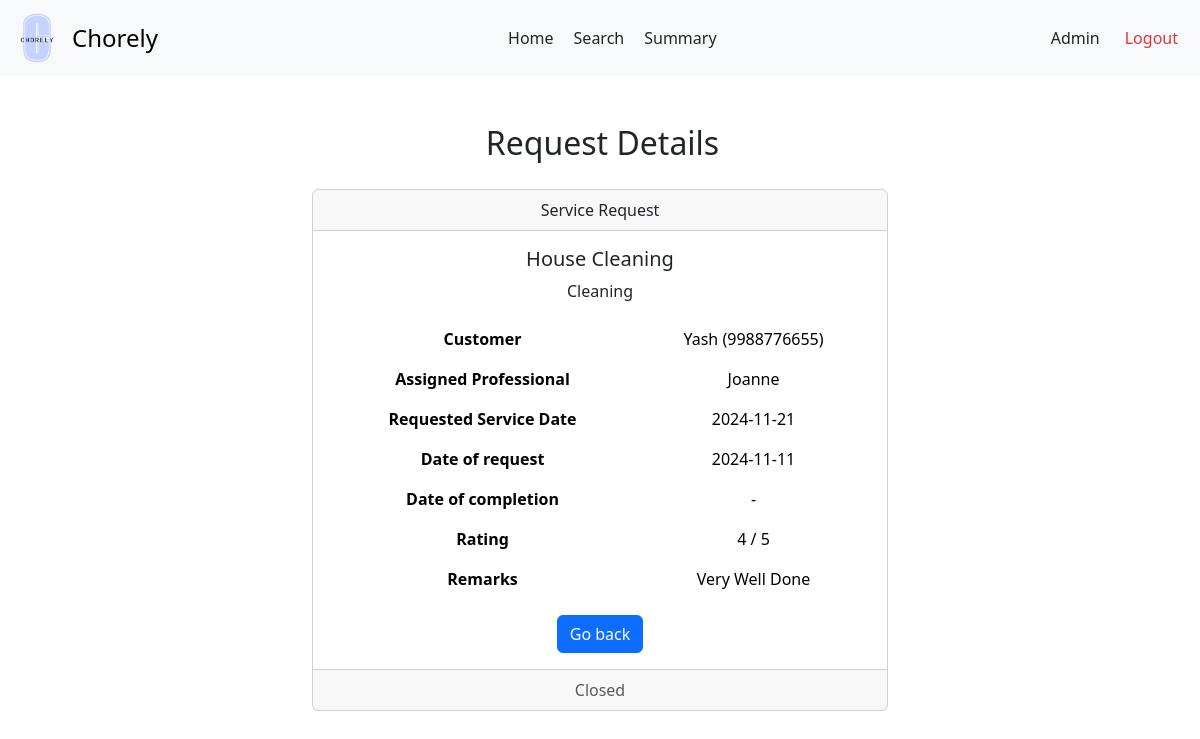
The app's page /admin/view/request/1 with its own data.
### backend/models.py (models this page shows)
class Services(db.Model):
    __tablename__ = 'Services'
    service_id = db.Column(db.Integer, primary_key=True, autoincrement=True)
    name = db.Column(db.String, nullable=False)
    description = db.Column(db.String)
    base_price = db.Column(db.Float, nullable=False)
    time_required = db.Column(db.Integer)
    category = db.Column(db.String)
    service_professionals = db.relationship('ServiceProfessionals', backref='service')
    service_requests = db.relationship('ServiceRequests', backref='service')

class Customers(db.Model):
    __tablename__ = 'Customers'
    customer_id = db.Column(db.Integer, primary_key=True, autoincrement=True)
    user_id = db.Column(db.Integer, db.ForeignKey('Users.user_id'), unique=True, nullable=False)
    name = db.Column(db.String)
    email = db.Column(db.String)
    address = db.Column(db.String)
    pin_code = db.Column(db.String)
    phone = db.Column(db.String)
    service_requests = db.relationship('ServiceRequests', backref='customer')

class ServiceProfessionals(db.Model):
    __tablename__ = 'ServiceProfessionals'
    professional_id = db.Column(db.Integer, primary_key=True, autoincrement=True)
    user_id = db.Column(db.Integer, db.ForeignKey('Users.user_id'), unique=True, nullable=False)
    service_id = db.Column(db.Integer, db.ForeignKey('Services.service_id'), nullable=False)
    experience_years = db.Column(db.Integer)
    profile_verified = db.Column(db.Boolean, default=False)
    name = db.Column(db.String, nullable = False)
    phone = db.Column(db.String)
    address = db.Column(db.String)
    pin_code = db.Column(db.String)
    service_requests = db.relationship('ServiceRequests', backref='professional')

class ServiceRequests(db.Model):
    __tablename__ = 'ServiceRequests'
    request_id = db.Column(db.Integer, primary_key=True, autoincrement=True)
    service_id = db.Column(db.Integer, db.ForeignKey('Services.service_id'), nullable=False)
    customer_id = db.Column(db.Integer, db.ForeignKey('Customers.customer_id'), nullable=False)
    professional_id = db.Column(db.Integer, db.ForeignKey('ServiceProfessionals.professional_id'))
    requested_service_date = db.Column(db.Date, default=date.today())
    date_of_request = db.Column(db.Date, default=date.today())
    date_of_completion = db.Column(db.Date)
    service_status = db.Column(db.String, default='requested')
    additional_requests = db.Column(db.String)
    remarks = db.Column(db.String)
    rating = db.Column(db.Float)

### backend/adminController.py (the view)
@app.route('/admin/view/request/<int:request_id>', methods =['GET'])
def view_request(request_id):
  request = ServiceRequests.query.get(request_id)
  return render_template('admin-view-request.html', request= request)

### templates/admin-view-request.html (shortened to what this page needs)
<!DOCTYPE html>
<html lang="en">
<head>
  <link href="https://cdn.jsdelivr.net/npm/bootstrap@5.3.3/dist/css/bootstrap.min.css" rel="stylesheet">
  <link rel="stylesheet" href="{{ url_for('static', filename = 'prof-dash.css')}}">
  <link rel="stylesheet" href="{{ url_for('static', filename = 'navbar.css')}}">
</head>
<body>
  <nav class="navbar bg-body-tertiary">
    <div class="container-fluid">
      <a class="navbar-brand d-flex align-items-center" href="#" style="text-decoration: none;">
        <img src="{{ url_for('static', filename = 'logo.png')}}" alt="Chorely Logo" width="50" height="50" id="logo">
        <span style="font-size: 1.5rem;">Chorely</span>
      </a>
      <div style="display: flex;">
        <a class="nav-link active" aria-current="page" href="#">Home</a>
        <a class="nav-link" href="#">Search</a>
        <a class="nav-link" href="#">Summary</a>
      </div>
      <div class="d-flex text text-end">
        <a class="nav-link" href="/admin">Admin</a>
        <a class="nav-link text-danger" href="/userlogin">Logout</a>
      </div>
    </div>
  </nav>
  <div id="main">
    <div id="canvas">
      <br>
      <h2 class="headings text text-center">Request Details</h2><br>
      <div class="card text-center" style="width: 60%; margin: auto;">
        <div class="card-header">
          Service Request
        </div>
        <div class="card-body">
          <h5 class="card-title">{{ request.service.name | title }}</h5>
          <p class="card-text">{{ request.service.category | title }}</p>
          <table class="table table-borderless mb-3">
            <tbody>
              <tr>
                <tr>
                  <th>Customer</th>
                  <td>{{ request.customer.name }} ({{ request.customer.phone }})</td>
                </tr>
                <th>Assigned Professional</th>
                <td>{{ request.professional.name | title if request.professional.name else 'To be assigned' }}</td>
              </tr>
              <tr>
                <th>Requested Service Date</th>
                <td>{{ request.requested_service_date }}</td>
              </tr>
              <tr>
                <th>Date of request</th>
                <td>{{ request.date_of_request }}</td>
              </tr>
              <tr>
                <th>Date of completion</th>
                <td>{{ request.date_of_completeion or '-' }}</td>
              </tr>
              <tr>
                <th>Rating</th>
                <td>{{ request.rating | int if request.rating else '-' }} / 5</td>
              </tr>
              {% if request.remarks %}
                <tr>
                  <th>Remarks</th>
                  <td>{{ request.remarks | title }}</td>
                </tr>
              {% endif %}
            </tbody>
          </table>
          <a href="javascript: history.back()" class="btn btn-primary">Go back</a>
        </div>
        <div class="card-footer text-body-secondary">
          {{ request.service_status | title }}
        </div>
      </div>
</body>
</html>

### static/prof-dash.css (style rules this page uses)
* { margin: 0px; }
#main, #canvas { margin-top: 90px; border: 2px none black; }
#canvas { width: 80%; margin: auto; height: max-content; padding-bottom: 100px; }
.headings { margin: 3px; padding-left: 5px; margin-top: 10px; }

### static/navbar.css (style rules this page uses)
#logo { object-fit: contain ; margin-right: 10px; filter: brightness(1.1) contrast(1.1) saturate(1.2); filter: contrast(100%); }
.text-end { margin-right: 10px; }
.navbar { position: fixed; background-color: white; top: 0; left: 0; right: 0; height: max-content; z-index: 1000; }

### records on screen
Services: service.name "House Cleaning", service.category "Cleaning"
Customers: customer.name "Yash", customer.phone "9988776655"
ServiceProfessionals: professional.name "Joanne"
ServiceRequests: requested_service_date "2024-11-21", date_of_request "2024-11-11", rating "4", remarks "Very Well Done", service_status "Closed"

### other values on screen
{{ request.date_of_completeion or '-' }} "-"
